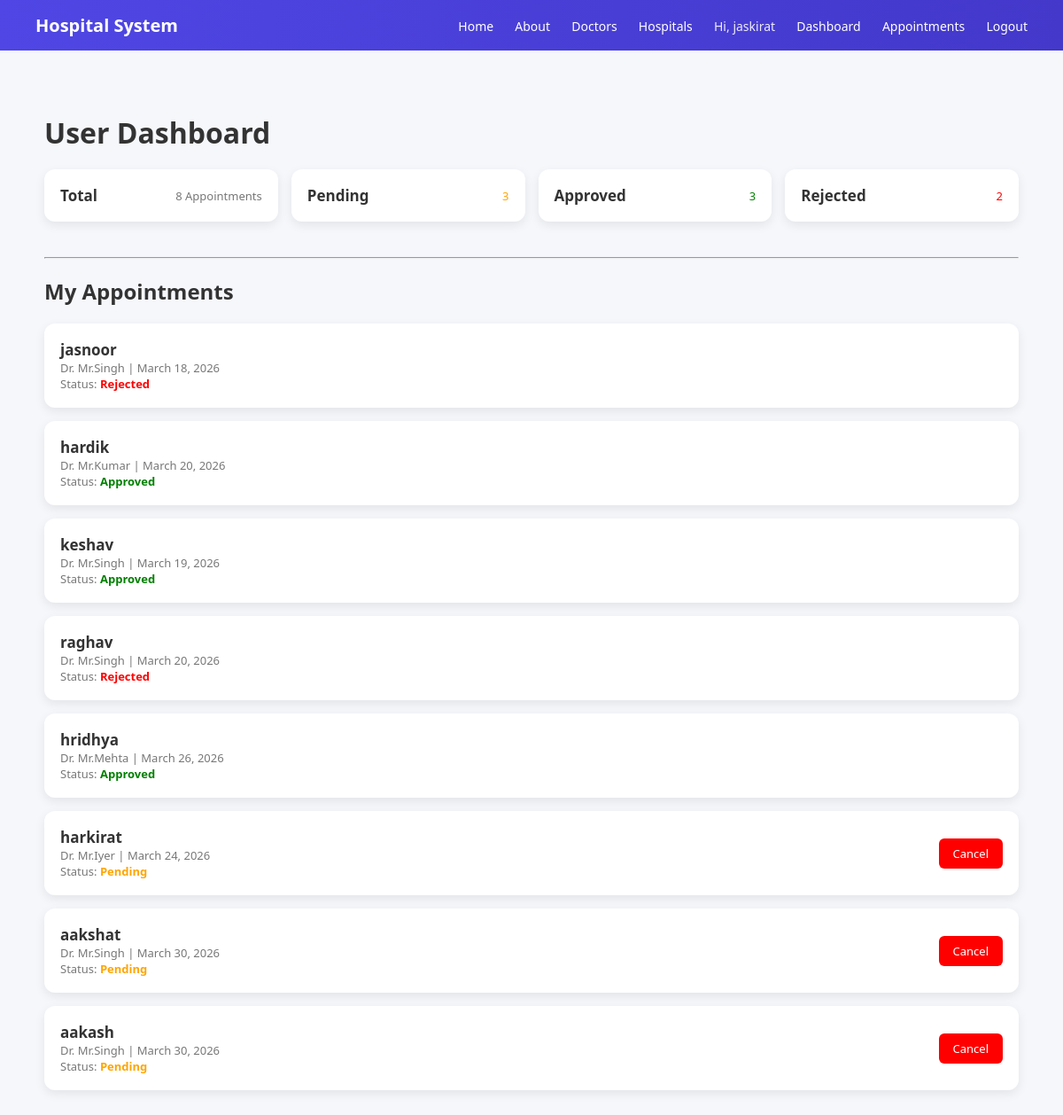
The page /dashboard/ (signed in) on the database its author committed.
### hospital/models.py (models this page shows, shortened)
class Appointment(models.Model):
    STATUS_CHOICES = [
        ('Pending', 'Pending'),
        ('Approved', 'Approved'),
        ('Rejected', 'Rejected'),
    ]
    user = models.ForeignKey(User, on_delete=models.CASCADE)
    patient_name = models.CharField(max_length=100)
    patient_email = models.EmailField()
    doctor = models.ForeignKey(Doctor, on_delete=models.CASCADE)
    appointment_date = models.DateField()
    appointment_time = models.TimeField()
    message = models.TextField()
    status = models.CharField(max_length=20, choices=STATUS_CHOICES, default="Pending")

class Doctor(models.Model):
    name = models.CharField(max_length=100)
    specialization = models.CharField(max_length=100)
    experience = models.IntegerField()
    fee = models.IntegerField()
    rating = models.FloatField(default=4.5)

### hospital/views.py (the view)
# urls.py: path('dashboard/', views.dashboard, name='dashboard'),
@login_required
def dashboard(request):
    appointments = Appointment.objects.filter(user=request.user)
    context = {
        'total': appointments.count(),
        'pending': appointments.filter(status="Pending").count(),
        'approved': appointments.filter(status="Approved").count(),
        'rejected': appointments.filter(status="Rejected").count(),
        'appointments': appointments
    }
    return render(request, 'dashboard.html', context)

### hospital/templates/dashboard.html
{% extends 'base.html' %}
{% block content %}
<h1 style="margin-bottom:20px;">User Dashboard</h1>
<div style="display:flex; gap:15px; flex-wrap:wrap; margin-bottom:25px;">
    <div class="card" style="flex:1; text-align:center;">
        <div class="card-title">Total</div>
        <div class="card-sub">{{ total }} Appointments</div>
    </div>
    <div class="card" style="flex:1; text-align:center;">
        <div class="card-title">Pending</div>
        <div class="card-sub" style="color:orange;">{{ pending }}</div>
    </div>
    <div class="card" style="flex:1; text-align:center;">
        <div class="card-title">Approved</div>
        <div class="card-sub" style="color:green;">{{ approved }}</div>
    </div>
    <div class="card" style="flex:1; text-align:center;">
        <div class="card-title">Rejected</div>
        <div class="card-sub" style="color:red;">{{ rejected }}</div>
    </div>
</div>
<hr>
<h2 style="margin-top:20px;">My Appointments</h2>
{% for a in appointments %}
<div class="card">
    <div>
        <div class="card-title">{{ a.patient_name }}</div>
        <div class="card-sub">
            Dr. {{ a.doctor.name }} | {{ a.appointment_date }}
        </div>
        <div class="card-sub">
            Status:
            <span style="
                font-weight:bold;
                color:
                {% if a.status == 'Approved' %}green
                {% elif a.status == 'Rejected' %}red
                {% else %}orange
                {% endif %}
            ">
                {{ a.status }}
            </span>
        </div>
    </div>
    {% if a.status == "Pending" %}
        <a href="{% url 'cancel' a.id %}" class="btn" style="background:red;">
            Cancel
        </a>
    {% endif %}
</div>
{% empty %}
<p style="text-align:center;">No appointments yet.</p>
{% endfor %}
{% endblock %}

### hospital/templates/base.html (shortened to what this page needs)
<!DOCTYPE html>
<html>
<head>
</head>
<body>
    <div class="navbar">
        <div class="left">Hospital System</div>
        <div>
            <a href="/">Home</a>
            <a href="{% url 'about' %}">About</a>
            <a href="{% url 'doctors' %}">Doctors</a>
            <a href="{% url 'hospitals' %}">Hospitals</a>
            {% if user.is_authenticated %}
                <span class="user-text">Hi, {{ user.username }}</span>
                <a href="{% url 'dashboard' %}">Dashboard</a>
                <a href="{% url 'appointments' %}">Appointments</a>
                <a href="{% url 'logout' %}">Logout</a>
            {% else %}
                <a href="{% url 'login' %}">Login</a>
                <a href="{% url 'register' %}">Register</a>
            {% endif %}
        </div>
    </div>
    <div class="container">
        {% block content %}
        {% endblock %}
    </div>
</body>
</html>

### hospital/templates/base.html (style rules this page uses)
:root { --primary: #4f46e5; --bg: #f5f7fb; --text: #333; }
body { margin: 0; font-family: 'Segoe UI', sans-serif; background: var(--bg); color: var(--text); }
.navbar { background: linear-gradient(90deg, #4f46e5, #4338ca); color: white; padding: 15px 40px; display: flex; justify-content: space-between; align-items: center; }
.navbar .left { font-size: 20px; font-weight: bold; }
.navbar a { margin-left: 20px; text-decoration: none; color: white; font-size: 14px; transition: 0.2s; }
.user-text { margin-left: 20px; font-size: 14px; opacity: 0.9; }
.container { max-width: 1100px; margin: 30px auto; padding: 20px; }
.card { background: white; border-radius: 12px; padding: 18px; margin-bottom: 15px; display: flex; justify-content: space-between; align-items: center; box-shadow: 0 4px 12px rgba(0,0,0,0.08); transition: all 0.25s ease; }
.card-title { font-weight: 600; font-size: 17px; }
.card-sub { font-size: 13px; color: #777; }
.btn { text-decoration: none; background: var(--primary); color: white; padding: 8px 16px; border-radius: 6px; font-size: 13px; transition: 0.2s; }

### rows shown on the page
Appointment: patient_name "jasnoor", doctor.name "Mr.Singh", appointment_date "March 18, 2026", status "Rejected"
Appointment: patient_name "hardik", doctor.name "Mr.Kumar", appointment_date "March 20, 2026", status "Approved"
Appointment: patient_name "keshav", doctor.name "Mr.Singh", appointment_date "March 19, 2026", status "Approved"
Appointment: patient_name "raghav", doctor.name "Mr.Singh", appointment_date "March 20, 2026", status "Rejected"
Appointment: patient_name "hridhya", doctor.name "Mr.Mehta", appointment_date "March 26, 2026", status "Approved"
Appointment: patient_name "harkirat", doctor.name "Mr.Iyer", appointment_date "March 24, 2026", status "Pending", shows "Cancel"
Appointment: patient_name "aakshat", doctor.name "Mr.Singh", appointment_date "March 30, 2026", status "Pending", shows "Cancel"
Appointment: patient_name "aakash", doctor.name "Mr.Singh", appointment_date "March 30, 2026", status "Pending", shows "Cancel"

### other values the page prints
{{ user.username }} "jaskirat"
{{ total }} "8"
{{ pending }} "3"
{{ approved }} "3"
{{ rejected }} "2"
